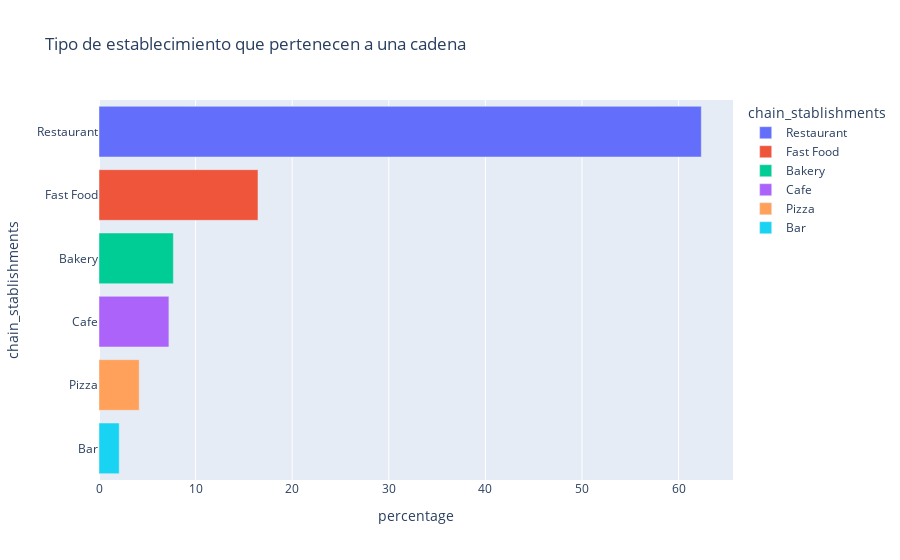

The notebook cell saved with this chart:
### Code cell
display(chain_data_per_stablishment)


fig = px.bar(chain_data_per_stablishment, y='chain_stablishments', x='percentage', color='chain_stablishments', orientation='h', title='Tipo de establecimiento que pertenecen a una cadena')
fig.show()

### Figure 1 — Plotly figure (JSON) as saved in the notebook; plotly's stock layout.template omitted (floating-point values rounded to 4 significant figures)
{"data": [{"alignmentgroup": "True", "hovertemplate": "chain_stablishments=%{y}<br>percentage=%{x}<extra></extra>", "legendgroup": "Restaurant", "marker": {"color": "#636efa", "pattern": {"shape": ""}}, "name": "Restaurant", "offsetgroup": "Restaurant", "orientation": "h", "showlegend": true, "textposition": "auto", "type": "bar", "x": [62.35], "xaxis": "x", "y": ["Restaurant"], "yaxis": "y"}, {"alignmentgroup": "True", "hovertemplate": "chain_stablishments=%{y}<br>percentage=%{x}<extra></extra>", "legendgroup": "Fast Food", "marker": {"color": "#EF553B", "pattern": {"shape": ""}}, "name": "Fast Food", "offsetgroup": "Fast Food", "orientation": "h", "showlegend": true, "textposition": "auto", "type": "bar", "x": [16.46], "xaxis": "x", "y": ["Fast Food"], "yaxis": "y"}, {"alignmentgroup": "True", "hovertemplate": "chain_stablishments=%{y}<br>percentage=%{x}<extra></extra>", "legendgroup": "Bakery", "marker": {"color": "#00cc96", "pattern": {"shape": ""}}, "name": "Bakery", "offsetgroup": "Bakery", "orientation": "h", "showlegend": true, "textposition": "auto", "type": "bar", "x": [7.699], "xaxis": "x", "y": ["Bakery"], "yaxis": "y"}, {"alignmentgroup": "True", "hovertemplate": "chain_stablishments=%{y}<br>percentage=%{x}<extra></extra>", "legendgroup": "Cafe", "marker": {"color": "#ab63fa", "pattern": {"shape": ""}}, "name": "Cafe", "offsetgroup": "Cafe", "orientation": "h", "showlegend": true, "textposition": "auto", "type": "bar", "x": [7.236], "xaxis": "x", "y": ["Cafe"], "yaxis": "y"}, {"alignmentgroup": "True", "hovertemplate": "chain_stablishments=%{y}<br>percentage=%{x}<extra></extra>", "legendgroup": "Pizza", "marker": {"color": "#FFA15A", "pattern": {"shape": ""}}, "name": "Pizza", "offsetgroup": "Pizza", "orientation": "h", "showlegend": true, "textposition": "auto", "type": "bar", "x": [4.162], "xaxis": "x", "y": ["Pizza"], "yaxis": "y"}, {"alignmentgroup": "True", "hovertemplate": "chain_stablishments=%{y}<br>percentage=%{x}<extra></extra>", "legendgroup": "Bar", "marker": {"color": "#19d3f3", "pattern": {"shape": ""}}, "name": "Bar", "offsetgroup": "Bar", "orientation": "h", "showlegend": true, "textposition": "auto", "type": "bar", "x": [2.095], "xaxis": "x", "y": ["Bar"], "yaxis": "y"}], "layout": {"barmode": "relative", "legend": {"title": {"text": "chain_stablishments"}, "tracegroupgap": 0}, "title": {"text": "Tipo de establecimiento que pertenecen a una cadena"}, "xaxis": {"anchor": "y", "domain": [0, 1], "title": {"text": "percentage"}}, "yaxis": {"anchor": "x", "categoryarray": ["Bar", "Pizza", "Cafe", "Bakery", "Fast Food", "Restaurant"], "categoryorder": "array", "domain": [0, 1], "title": {"text": "chain_stablishments"}}}}
